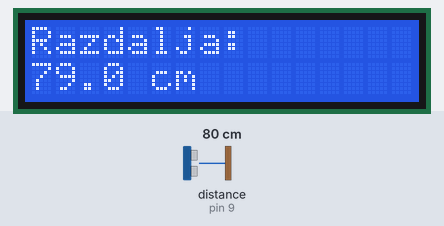
A sketch run on a simulated Arduino Uno, built with avr-gcc and run on an emulated ATmega328P. Shown: 16×2 character LCD. Wiring (inferred from the names in the program): ultrasonic range finder: trigger pin 10; echo pin 9. Inputs (shaded band) come from the test bench; at power-on: distance to the obstacle (sensor on pin 9) 80 cm. The echo pulse lasts 58.3 µs per cm; what the sketch prints to the serial monitor is not drawn.

Above: at 1.2 s.
1.3 s: distance to the obstacle (sensor on pin 9) set to 2 cm
At 3.4 s:
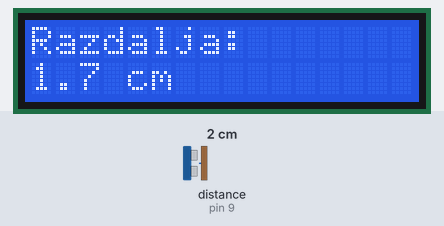
3.6 s: distance to the obstacle (sensor on pin 9) set to 60 cm
At 4.0 s:
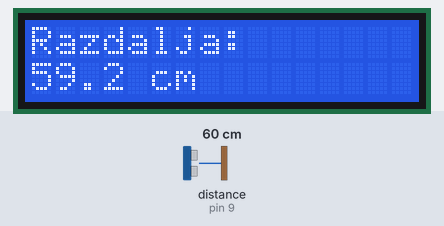
5.1 s: distance to the obstacle (sensor on pin 9) set to 35 cm
At 6.2 s:
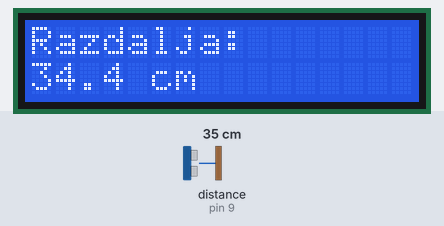
Timing chart, 0 to 8.1 s (numbered marks = the images above; inputs shaded):
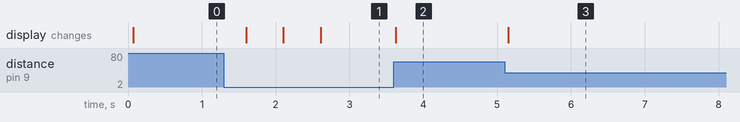

Measured:
- after the input at 1.3 s, the display: changes after 0.30 s (image 1)
- after the input at 3.6 s, the display: changes at once (image 2)
- after the input at 5.1 s, the display: changes after 0.05 s (image 3)

The sketch:

SenzorRazdaljeKoda.ino
```cpp
#include <LiquidCrystal.h>  //Vključitev knjižnice

const int trig = 10;
const int echo = 9;
const int rs = 12;
const int en = 11;
const int D4 = 5;
const int D5 = 4;
const int D6 = 3;
const int D7 = 2;            //definicija pin številk za ultrazvočni senzor in LCD zaslon

LiquidCrystal lcd(rs, en, D4, D5, D6, D7);

float razdalja, t;           //spremenljivke za čas in razdaljo

void setup() {               // setup pomeni da je to začetna funkcija, ki nastavi začetne pogoje
  pinMode(trig, OUTPUT);     //izhod
  pinMode(echo, INPUT);      //vhod
  lcd.begin(16, 2);          //priprava lcd zaslona
  Serial.begin(9600);        //pripravi serijsko komunikacijo s hitrostjo 9600
}

void loop() {                // funkcija loop se izvaja neprenehno
  digitalWrite(trig, HIGH);  //pošlje visok signal na pin trig
  delayMicroseconds(10);     //zadrži signal za 0.01 sekundo ali 10 mikro sekund
  digitalWrite(trig, LOW);   //pošlje nizek signal na pin trig
  t = pulseIn(echo, HIGH);   //meri čas trajanja visokega signala na pin echo
  razdalja = t / 58.82;      //izračuna razdaljo glede na čas, 58.82 je pretvorbeni faktor senzorja
  lcd.clear();               //očisti lcd zaslon
  lcd.setCursor(0, 0);       //nastavi kazalec na prvo vrstico in prvi stolpec zaslona
  lcd.print("Razdalja:");    //izpiše "Razdalja:" na lcd zaslon
  lcd.setCursor(0, 1);       //nastavi kazalec na drugo vrstico in prvi stolpec zaslona
  lcd.print(razdalja, 1);    //izpiše izračunano razdaljo z natančnostjo 1 decimalke
  lcd.print(" cm");          //izpiše " cm" na lcd zaslon
  Serial.print("Razdalja: ");//izpiše "Razdalja:" v serijski monitor
  Serial.print(razdalja);    //izpiše izračunano razdaljo v serijski monitor
  Serial.println(" cm");     //izpiše " cm" v serijski monitor
  delay(500);                //zakasni funkcijo za 500milisekund
}
```
